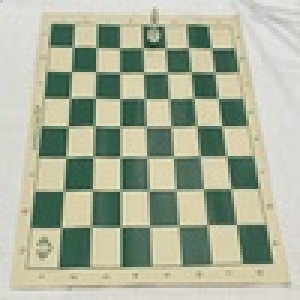
#> input picture chess_stuff/0b47311f426ff926578c9d738d683e76_jpg.rf.40183eae584a653181bbd795ba3c353f.jpg, 100 x 100 px, shrunk from 416 x 416 before the run, found by its file name (shown 3 times larger); its folder holds 5 pictures in this run
$ python detection.py
#> lines starting #> are read from the running program, lines starting #| are printed output that depends on the picture; after the words box and inside, x2 and y2 are one past the last pixel; in counts of white or black regions, pixels touching at a corner belong together
import cv2
import os
file_dir = "./chess_stuff/"
files = os.listdir(file_dir)
img_files = list(filter(lambda x: '.jpg' in x, files))
# image = open("./chess_stuff/0b47311f426ff926578c9d738d683e76_jpg.rf.40183eae584a653181bbd795ba3c353f.jpg")

# image = cv2.imread("./chess_stuff/0b47311f426ff926578c9d738d683e76_jpg.rf.40183eae584a653181bbd795ba3c353f.jpg")
# image = cv2.cvtColor(image, cv2.COLOR_BGR2GRAY)
img = cv2.imread("./chess_stuff/0b47311f426ff926578c9d738d683e76_jpg.rf.40183eae584a653181bbd795ba3c353f.jpg",0)
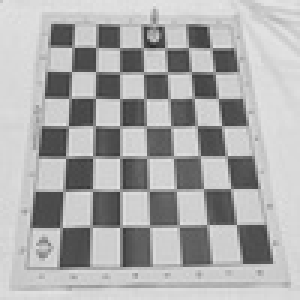
#> img: shape (100, 100) (shown 3 times larger); min 40, max 230, mean 172.1
blur = cv2.GaussianBlur(img,(5,5),0)
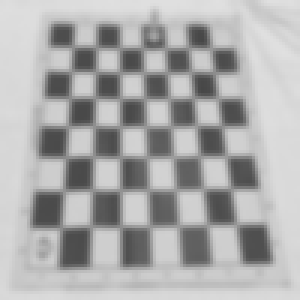
#> blur: shape (100, 100) (shown 3 times larger); min 71, max 224, mean 172.1
_, img_binary = cv2.threshold(blur,0,255,cv2.THRESH_BINARY+cv2.THRESH_OTSU)
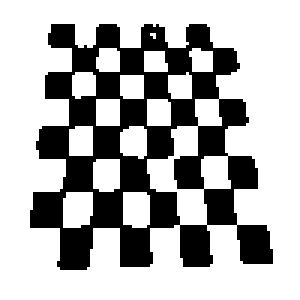
#> img_binary: shape (100, 100) (shown 3 times larger); 69.4% white; 1 black region, box (x1, y1, x2, y2) and area: (10, 8, 91, 90) 3062
cv2.imshow("gay", img_binary)
cv2.waitKey(1000)

# [8 lines of commented-out code are left out]
